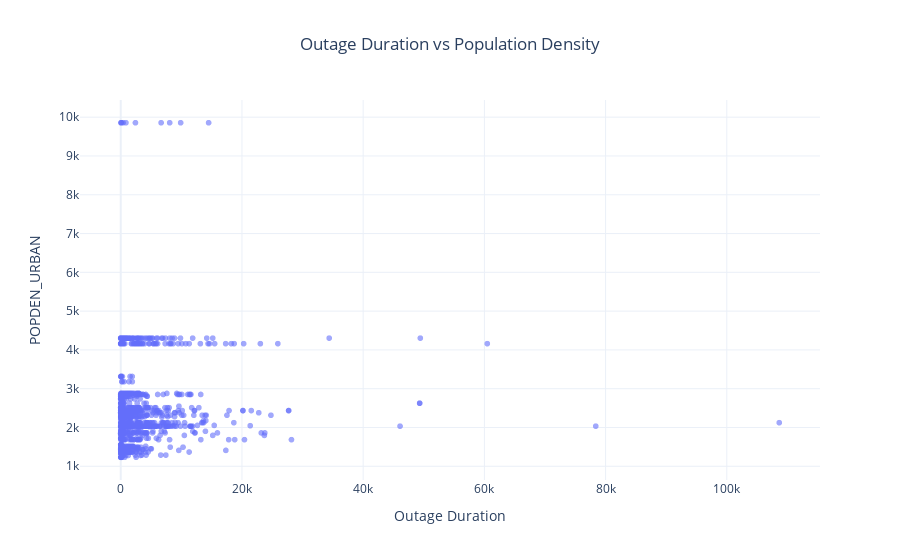

Notebook code cell kept with this figure:
### Code cell
# ... existing code ...

## Step 2: Data Cleaning and Exploratory Data Analysis

# Assuming your DataFrame is called 'df'
fig = px.scatter(
    df,
    x='OUTAGE.DURATION',  # Adjust column name if different in your dataset
    y='POPDEN_URBAN',  # Adjust column name if different in your dataset
    title='Outage Duration vs Population Density',
    labels={
        'OUTAGE.DURATION': 'Outage Duration',
        'POPULATION.DENSITY': 'Population Density'
    },
    opacity=0.6,
    render_mode='webgl'  # For better performance with large datasets
)

# Update layout for better readability
fig.update_layout(
    template='plotly_white',
    title_x=0.5,  # Center the title
)

fig.show()

# ... existing code ...

### Figure 1 — Plotly figure (JSON) as saved in the notebook; plotly's stock layout.template omitted (floating-point values rounded to 4 significant figures; data arrays with more than 128 entries replaced by an {"elided": "..."} marker saying what was removed)
{"data": [{"hovertemplate": "Outage Duration=%{x}<br>POPDEN_URBAN=%{y}<extra></extra>", "legendgroup": "", "marker": {"color": "#636efa", "opacity": 0.6, "symbol": "circle"}, "mode": "markers", "name": "", "showlegend": false, "type": "scattergl", "x": {"elided": "1534 int values"}, "xaxis": "x", "y": {"elided": "1534 float values"}, "yaxis": "y"}], "layout": {"legend": {"tracegroupgap": 0}, "title": {"text": "Outage Duration vs Population Density", "x": 0.5}, "xaxis": {"anchor": "y", "domain": [0, 1], "title": {"text": "Outage Duration"}}, "yaxis": {"anchor": "x", "domain": [0, 1], "title": {"text": "POPDEN_URBAN"}}}}
